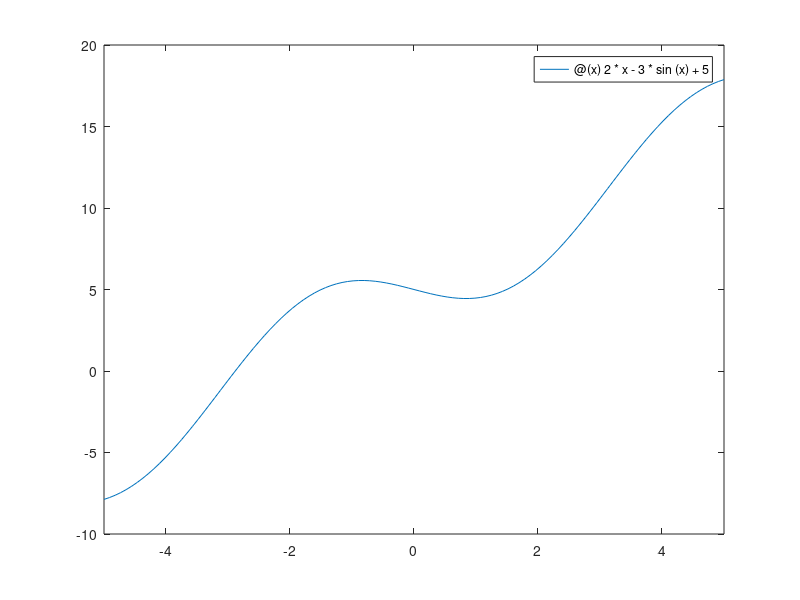

Write MATLAB code to recreate this figure. (Note: this script raises an error after producing the figure.)
clc
% Define Functions
Fx = @(x) 2 * x - 3 * sin(x) + 5;
Gx = @(x) x^3 - 8.5 * x^2 + 20 * x - 8;

% 1 Plot Fx
figure;
fplot(Fx)
hold on
fplot(0)
legend 'Fx'
grid on
title("Plot of F(x)")
hold off

% 2b
[estimate, iterations, gx] = FixedPoint(Fx, 0, -2, 1e-5, 10);
% Plot y = gx and y=x
figure;
fplot(gx)
hold on
fplot(@(x) x)
legend ('Fx', 'y = x')
grid on
title("Plot of g(x) with y=x")
hold off

% 2c Plot g'x
figure;
gxPrime = @(x) abs(1- (2-3 * cos(x))/(k));
fplot(gxPrime)
hold on
fplot(1)
legend ("g'x", 'x = 1')
title("Plot of |g'(x)|")
grid on
hold off

% 2d
[estimate, iterations, gx] = FixedPoint(Fx, 2, -2, 1e-5, 20);
[estimate, iterations, gx] = FixedPoint(Fx, 5, -2, 1e-5, 20);

%2e
[estimate, iterations, gx] = FixedPoint(Fx, 16, -2, 1e-5, 50);

%3
[estimate, iterations, gx] = FixedPoint(Gx, 18, 4.5, 1e-5, 1000);
figure;
fplot(gx)
hold on
fplot(@(x) x)
disp("Estimate: " + estimate)
disp("iterations:" + iterations)

% 4
Fpx = @(x) 2 - 3 * cos(x);
Gpx = @(x) 3 * x^2 - 17 * x + 20;
x = Newtons(Fx, Fpx, 1e-10, -4.9);
x = Newtons(Fx, Fpx, 1e-10, -2);
x = NewtonsMulti(Gx, Gpx, 1e-10, 5, 2);
